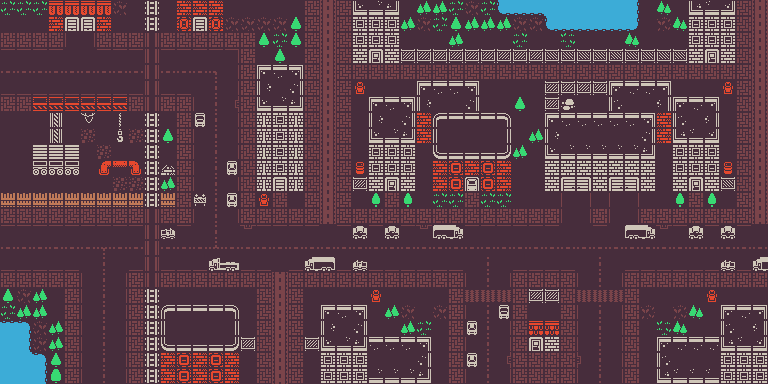

A 2D game scene composited from a Tiled map and its tileset images. What follows is a short description and the map's XML, with every tile layer's data as written:
An orthogonal 48x24 tile map with 16x16 px tiles, 1 tile layer (Tile Layer 1) and 6 objects.

<map version="1.4" tiledversion="1.4.2" orientation="orthogonal" renderorder="right-down" width="48" height="24" tilewidth="16" tileheight="16" infinite="0" nextlayerid="4" nextobjectid="27">
 <tileset firstgid="1" source="tileset_colored.tsx" />
 <layer id="2" name="Tile Layer 1" width="48" height="24">
  <data encoding="csv">
6,6,6,358,358,358,358,2,1,161,1,488,488,488,1,1,1,1,1,17,73,17,593,594,595,1,68,68,6,2,6,1610612907,1610612906,1610612906,169,169,169,169,169,3221225642,1,2147483716,2147483649,2147484243,2147484242,2147484241,2147483665,2147483721,
1,1,1,488,328,328,488,1,1,161,1,422,328,422,2,2,2,2,33,17,73,17,556,556,556,68,2,6,33,68,68,68,2,2,1610612907,1610612906,1610612906,1610612906,1610612906,3221225643,1,2147483650,2147483716,2147484204,2147484204,2147484204,2147483665,2147483721,
17,17,17,17,3221225486,14,17,17,17,107,17,17,17,17,17,17,33,6,33,17,73,17,556,556,556,1,1,1,68,1,1,1,6,1,1,2147483654,2147483649,2147483649,2147483649,2147483716,2147483649,2147483649,2147483649,2147484204,2147484204,2147484204,2147483665,2147483721,
1610612750,1610612750,1610612750,1610612750,1,1,1610612750,1610612750,1610612750,107,1610612750,1610612750,1610612750,1610612750,1610612752,17,1,33,1,17,73,17,555,326,555,130,130,130,130,130,130,130,130,130,2147483778,2147483778,2147483778,2147483778,2147483778,2147483778,2147483778,2147483778,2147483778,2147484203,2147483974,2147484203,2147483665,2147483721,
2684354606,2684354606,2684354606,2684354606,2684354606,2684354606,2684354606,2684354606,2684354606,107,2684354606,1610612782,1610612782,3221225519,14,17,529,530,531,17,73,17,17,17,17,17,17,17,17,17,17,17,17,17,2147483665,2147483665,2147483665,2147483665,2147483665,2147483665,2147483665,2147483665,2147483665,2147483665,2147483665,2147483665,2147483665,2147483721,
2684354574,2684354574,2684354574,2684354574,2684354574,2684354574,2684354574,2684354574,2684354574,107,2684354574,2684354574,1,46,14,17,561,1,563,17,73,17,398,1,1,1,529,530,530,531,1,1,1,1,130,130,130,130,2147484179,2147484178,2147484178,2147484177,2147483649,2147483649,2147483649,2147484046,2147483665,2147483721,
17,17,427,427,427,427,427,427,17,107,17,17,3221225486,46,15,17,593,594,595,17,73,17,1,529,530,531,561,1,1,563,1,1,33,1,130,70,2147483649,2147483649,2147484211,2147483649,2147483649,2147484209,2147484179,2147484178,2147484177,2147483649,2147483665,2147483721,
1,1,1,428,1,399,1,397,1,161,1,17,751,46,14,17,587,556,587,17,73,17,1,561,1,563,488,625,626,626,626,627,1,1,529,530,530,530,530,530,531,2147484136,2147484211,2147483649,2147484209,2147483649,2147483665,2147483721,
1,1,1,428,1,3,1,429,3,161,33,17,3221225486,46,14,17,587,556,587,17,73,17,1,593,594,595,488,657,1,1,1,659,1,68,561,1,1,1,1,1,563,2147484136,2147484243,2147484242,2147484241,2147483649,2147483665,2147483721,
1,1,462,462,462,1,3,1,1,161,1,17,3221225486,46,14,17,587,556,587,17,73,17,1,556,556,556,1,689,690,690,690,691,68,1,593,594,594,594,594,594,595,2147483649,2147484204,2147484204,2147484204,2147483649,2147483665,2147483721,
1,1,432,432,432,1,393,394,2147484041,161,401,17,3221225486,46,719,17,587,556,587,17,73,17,430,556,556,556,1,488,424,488,424,488,1,1,555,555,555,555,555,555,555,2147483649,2147484204,2147484204,2147484204,2147484078,2147483665,2147483721,
1,1,1,1,1,1,1,3,3,161,68,17,3221225486,46,14,17,587,328,587,17,73,17,130,555,326,555,1,488,424,362,424,488,1,1,555,331,2147483979,555,331,2147483979,555,2147483649,2147484203,2147483974,2147484203,2147483778,2147483665,2147483721,
99,99,99,99,99,99,99,99,99,161,99,17,367,46,719,17,398,17,1,17,73,17,1,35,17,35,1,6,6,17,6,6,1,1,2147483649,3221225486,14,2147483649,3221225486,14,2147483649,2147483649,2147483683,2147483665,2147483683,2147483649,2147483665,2147483721,
17,17,17,17,17,17,17,17,17,107,17,17,3221225486,46,14,17,17,17,17,17,73,17,17,17,17,17,17,17,17,17,17,2147483665,2147483665,2147483665,2147483665,3221225486,14,2147483665,3221225486,14,2147483665,2147483665,2147483665,2147483665,2147483665,2147483665,2147483665,2147483721,
1610612750,1610612750,1610612750,1610612750,1610612750,1610612750,1610612750,1610612750,1610612750,107,750,1610612750,1,46,1,1610612751,1610612750,1610612750,1610612750,1610612750,1,1610612750,716,1610612750,716,1610612750,1610612751,653,654,1610612750,1610612750,3758096398,3758096398,3758096398,3758096398,1,1,3758096398,1,653,654,3758096399,3758096398,716,3758096398,716,3758096398,2147483649,
2684354606,2684354606,2684354606,2684354606,2684354606,2684354606,3221225520,2684354606,2684354606,107,2684354606,2684354606,2684354606,48,2684354606,2684354606,2684354606,2684354606,2684354606,2684354606,2684354606,2684354606,2684354606,2684354606,2684354606,2684354606,2684354606,2684354606,1610612782,1610612782,536870958,536870958,536870958,536870958,536870958,536870958,536870958,536870958,3758096430,3758096430,536870958,536870958,536870958,536870958,536870958,536870958,536870958,536870958,
2684354574,2684354574,2684354574,2684354574,2684354574,1,46,1,2684354574,107,2684354574,2684354574,2684354574,2147484270,2147484269,2684354574,2684354574,1,2684354574,2147484302,2147484301,2684354574,2147484398,2684354574,2684354574,2684354574,2684354574,2684354574,2684354574,1,46,2147483649,536870926,536870926,536870926,536870926,2147483649,2147483694,2147483649,536870926,536870926,536870926,536870926,536870926,536870926,2147484398,536870926,2147484302,
17,17,17,17,17,3221225486,46,14,17,107,17,17,17,17,17,17,17,73,17,17,17,17,17,17,17,17,17,17,17,3221225486,46,14,2147483665,2147483665,2147483665,2147483665,2147483662,2147483694,1073741838,2147483665,2147483665,2147483665,2147483665,2147483665,2147483665,2147483665,2147483665,2147483665,
33,2,68,1,17,3221225486,46,14,17,161,1,1,1,1,1,1,17,73,17,1,1,1,1,398,1,1,1,1,17,3221225677,3221225677,3221225677,17,130,130,2147483665,1073742029,1073742029,1073742029,2147483665,2147483649,2147483649,2147483649,2147483649,2147484046,2147483649,2147483649,2147483649,
6,68,68,1,17,3221225486,46,14,17,161,625,626,626,626,627,1,17,73,17,1,529,530,531,1,68,2,1,2,17,3221225486,46,751,17,1,2147483649,2147483665,2147483662,2147483694,1073741838,2147483665,2147483650,2147483649,2147483650,2147483716,2147483649,2147484179,2147484178,2147484177,
2684354730,2684354731,2,68,17,3221225486,46,14,17,161,657,1,1,1,659,1,17,73,17,1,561,1,563,1,1,68,6,1,17,719,46,14,17,360,360,2147483665,2147483662,2147483694,1073741838,2147483665,2147483649,2147483654,2147483716,2147483649,2147483649,2147484211,2147483649,2147484209,
169,3221225642,2,68,17,3221225486,46,14,17,161,689,690,690,690,691,130,17,73,17,130,593,594,595,530,530,530,531,1,17,3221225486,46,14,17,326,555,2147483665,2147483662,2147483694,1073741838,2147483665,2147483649,2147484179,2147484178,2147484178,2147484178,2147484243,2147484242,2147484241,
169,169,2684354731,33,17,3221225486,46,14,17,161,488,424,488,424,488,1,17,73,17,1,556,556,556,1,1,1,563,1,17,719,46,15,17,2147483665,2147483665,2147483665,2147483663,2147483694,1073741838,2147483665,2147483649,2147484211,2147483649,2147483649,2147483649,2147484204,2147484204,2147484204,
169,169,3221225642,37,17,3221225486,46,14,17,161,488,424,488,424,488,1,17,73,17,1,556,556,556,594,594,594,595,1,17,3221225486,46,14,17,2147483665,2147483665,2147483665,2147483662,2147483694,1073741838,2147483665,2147483649,2147484243,2147484242,2147484242,2147484242,2147484204,2147484204,2147484204
</data>
 </layer>
 <objectgroup id="3" name="Tile Object">
  <object id="18" x="0" y="319.667" width="31.6667" height="63.6667" />
  <object id="19" x="31.6667" y="352.667" width="15.6667" height="31" />
  <object id="23" x="-3" y="0" width="2.33333" height="383.333" />
  <object id="24" x="-2.66667" y="-2.33333" width="771" height="2.33333" />
  <object id="25" x="768.333" y="-2" width="3" height="386" />
  <object id="26" x="-1.33333" y="384.667" width="774.333" height="2" />
 </objectgroup>
</map>
